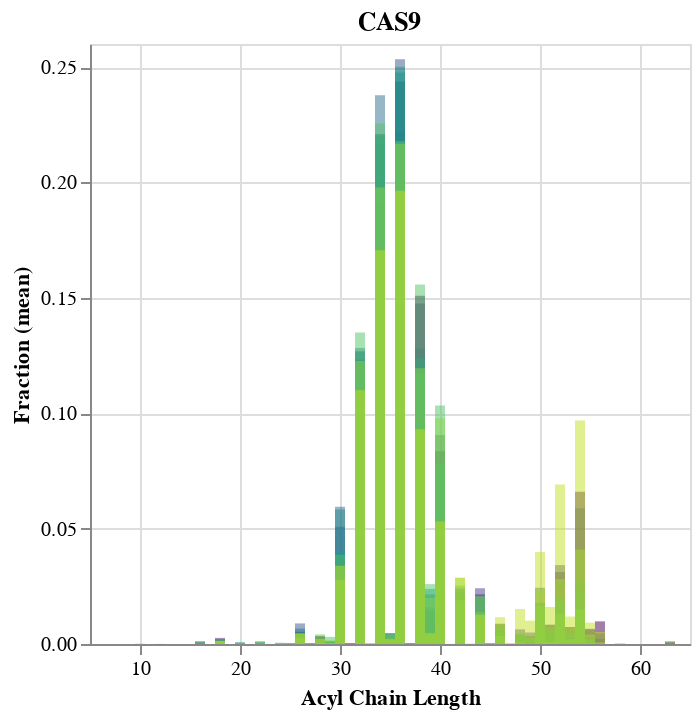

The code cell stored with this chart in its notebook:
### Code cell
a = alt.Chart(ptns).mark_bar(color='#440154', opacity=0.5).encode(
    x='Acyl Chain Length:Q',
    y=alt.Y('CAS9:Q').title('Fraction (mean)'),
    tooltip=['Acyl Chain Length', 'CAS9']
).properties(
    title='CAS9'
)

b = alt.Chart(ptns).mark_bar(color='#482173', opacity=0.5).encode(
    x='Acyl Chain Length:Q',
    y=alt.Y('CAV:Q').title('Fraction (mean)'),
    tooltip=['Acyl Chain Length', 'CAV']
).properties(
    title='CAV'
)

c = alt.Chart(ptns).mark_bar(color='#433e85', opacity=0.5).encode(
    x='Acyl Chain Length:Q',
    y=alt.Y('CAVIN:Q').title('Fraction (mean)'),
    tooltip=['Acyl Chain Length', 'CAVIN']
).properties(
    title='CAVIN'
)

d = alt.Chart(ptns).mark_bar(color='#38588c', opacity=0.5).encode(
    x='Acyl Chain Length:Q',
    y=alt.Y('CERS2-1g:Q').title('Fraction (mean)'),
    tooltip=['Acyl Chain Length', 'CERS2-1g']
).properties(
    title='CERS2-1g'
)

e = alt.Chart(ptns).mark_bar(color='#2d708e', opacity=0.5).encode(
    x='Acyl Chain Length:Q',
    y=alt.Y('CERS2_mg:Q').title('Fraction (mean)'),
    tooltip=['Acyl Chain Length', 'CERS2_mg']
).properties(
    title='CERS2_mg'
)

f = alt.Chart(ptns).mark_bar(color='#25858e', opacity=0.5).encode(
    x='Acyl Chain Length:Q',
    y=alt.Y('CERS5:Q').title('Fraction (mean)'),
    tooltip=['Acyl Chain Length', 'CERS5']
).properties(
    title='CERS5'
)

g = alt.Chart(ptns).mark_bar(color='#1e9b8a', opacity=0.5).encode(
    x='Acyl Chain Length:Q',
    y=alt.Y('Flot2:Q').title('Fraction (mean)'),
    tooltip=['Acyl Chain Length', 'Flot2']
).properties(
    title='Flot2'
)

i = alt.Chart(ptns).mark_bar(color='#52c569', opacity=0.5).encode(
    x='Acyl Chain Length:Q',
    y=alt.Y('SPTLC:Q').title('Fraction (mean)'),
    tooltip=['Acyl Chain Length', 'SPTLC']
).properties(
    title='SPTLC'
)

j = alt.Chart(ptns).mark_bar(color='#86d549', opacity=0.5).encode(
    x='Acyl Chain Length:Q',
    y=alt.Y('UGCG:Q').title('Fraction (mean)'),
    tooltip=['Acyl Chain Length', 'UGCG']
).properties(
    title='UGCG'
)

k = alt.Chart(ptns).mark_bar(color='#c2df23', opacity=0.5).encode(
    x='Acyl Chain Length:Q',
    y=alt.Y('WT:Q').title('Fraction (mean)'),
    tooltip=['Acyl Chain Length', 'WT']
).properties(
    title='WT'
)

layered = a + b + c + d + e + f + g + i + j + k
layered

### Figure 1 — Vega-Lite specification as saved in the notebook (floating-point values rounded to 4 significant figures)
{"config": {"view": {"continuousWidth": 300, "continuousHeight": 300}}, "layer": [{"mark": {"type": "bar", "color": "#440154", "opacity": 0.5}, "encoding": {"tooltip": [{"field": "Acyl Chain Length", "type": "quantitative"}, {"field": "CAS9", "type": "quantitative"}], "x": {"field": "Acyl Chain Length", "type": "quantitative"}, "y": {"field": "CAS9", "title": "Fraction (mean)", "type": "quantitative"}}, "title": "CAS9"}, {"mark": {"type": "bar", "color": "#482173", "opacity": 0.5}, "encoding": {"tooltip": [{"field": "Acyl Chain Length", "type": "quantitative"}, {"field": "CAV", "type": "quantitative"}], "x": {"field": "Acyl Chain Length", "type": "quantitative"}, "y": {"field": "CAV", "title": "Fraction (mean)", "type": "quantitative"}}, "title": "CAV"}, {"mark": {"type": "bar", "color": "#433e85", "opacity": 0.5}, "encoding": {"tooltip": [{"field": "Acyl Chain Length", "type": "quantitative"}, {"field": "CAVIN", "type": "quantitative"}], "x": {"field": "Acyl Chain Length", "type": "quantitative"}, "y": {"field": "CAVIN", "title": "Fraction (mean)", "type": "quantitative"}}, "title": "CAVIN"}, {"mark": {"type": "bar", "color": "#38588c", "opacity": 0.5}, "encoding": {"tooltip": [{"field": "Acyl Chain Length", "type": "quantitative"}, {"field": "CERS2-1g", "type": "quantitative"}], "x": {"field": "Acyl Chain Length", "type": "quantitative"}, "y": {"field": "CERS2-1g", "title": "Fraction (mean)", "type": "quantitative"}}, "title": "CERS2-1g"}, {"mark": {"type": "bar", "color": "#2d708e", "opacity": 0.5}, "encoding": {"tooltip": [{"field": "Acyl Chain Length", "type": "quantitative"}, {"field": "CERS2_mg", "type": "quantitative"}], "x": {"field": "Acyl Chain Length", "type": "quantitative"}, "y": {"field": "CERS2_mg", "title": "Fraction (mean)", "type": "quantitative"}}, "title": "CERS2_mg"}, {"mark": {"type": "bar", "color": "#25858e", "opacity": 0.5}, "encoding": {"tooltip": [{"field": "Acyl Chain Length", "type": "quantitative"}, {"field": "CERS5", "type": "quantitative"}], "x": {"field": "Acyl Chain Length", "type": "quantitative"}, "y": {"field": "CERS5", "title": "Fraction (mean)", "type": "quantitative"}}, "title": "CERS5"}, {"mark": {"type": "bar", "color": "#1e9b8a", "opacity": 0.5}, "encoding": {"tooltip": [{"field": "Acyl Chain Length", "type": "quantitative"}, {"field": "Flot2", "type": "quantitative"}], "x": {"field": "Acyl Chain Length", "type": "quantitative"}, "y": {"field": "Flot2", "title": "Fraction (mean)", "type": "quantitative"}}, "title": "Flot2"}, {"mark": {"type": "bar", "color": "#52c569", "opacity": 0.5}, "encoding": {"tooltip": [{"field": "Acyl Chain Length", "type": "quantitative"}, {"field": "SPTLC", "type": "quantitative"}], "x": {"field": "Acyl Chain Length", "type": "quantitative"}, "y": {"field": "SPTLC", "title": "Fraction (mean)", "type": "quantitative"}}, "title": "SPTLC"}, {"mark": {"type": "bar", "color": "#86d549", "opacity": 0.5}, "encoding": {"tooltip": [{"field": "Acyl Chain Length", "type": "quantitative"}, {"field": "UGCG", "type": "quantitative"}], "x": {"field": "Acyl Chain Length", "type": "quantitative"}, "y": {"field": "UGCG", "title": "Fraction (mean)", "type": "quantitative"}}, "title": "UGCG"}, {"mark": {"type": "bar", "color": "#c2df23", "opacity": 0.5}, "encoding": {"tooltip": [{"field": "Acyl Chain Length", "type": "quantitative"}, {"field": "WT", "type": "quantitative"}], "x": {"field": "Acyl Chain Length", "type": "quantitative"}, "y": {"field": "WT", "title": "Fraction (mean)", "type": "quantitative"}}, "title": "WT"}], "data": {"name": "data-3e833ed40c5b7fcde656f61dd43e3559"}, "$schema": "https://vega.github.io/schema/vega-lite/v5.16.3.json", "datasets": {"data-3e833ed40c5b7fcde656f61dd43e3559": [{"Acyl Chain Length": 10, "CAS9": 0.0, "CAV": 5.417e-05, "CAVIN": 1.825e-06, "CERS2-1g": 0.0, "CERS2_mg": 7.509e-07, "CERS5": 0.0, "Flot2": 0.0, "SPTLC": 3.456e-05, "UGCG": 0.0, "WT": 1.754e-06}, {"Acyl Chain Length": 12, "CAS9": 1.165e-05, "CAV": 2.841e-05, "CAVIN": 4.894e-06, "CERS2-1g": 1.04e-05, "CERS2_mg": 0.0, "CERS5": 0.0, "Flot2": 2.261e-06, "SPTLC": 5.092e-06, "UGCG": 1.434e-05, "WT": 2.821e-06}, {"Acyl Chain Length": 14, "CAS9": 0.0, "CAV": 1.565e-06, "CAVIN": 0.0, "CERS2-1g": 0.0, "CERS2_mg": 0.0, "CERS5": 0.0, "Flot2": 0.0, "SPTLC": 0.0, "UGCG": 0.0, "WT": 0.0}, {"Acyl Chain Length": 16, "CAS9": 1.741e-05, "CAV": 0.001161, "CAVIN": 2.461e-05, "CERS2-1g": 1.15e-05, "CERS2_mg": 0.0002681, "CERS5": 0.0005475, "Flot2": 1.9e-05, "SPTLC": 0.001047, "UGCG": 2.246e-05, "WT": 0.0}, {"Acyl Chain Length": 18, "CAS9": 0.0009444, "CAV": 0.002642, "CAVIN": 0.00157, "CERS2-1g": 0.001876, "CERS2_mg": 0.001442, "CERS5": 0.002131, "Flot2": 0.0005732, "SPTLC": 0.001316, "UGCG": 0.001583, "WT": 0.001328}, {"Acyl Chain Length": 20, "CAS9": 1.184e-05, "CAV": 6.857e-05, "CAVIN": 0.0001441, "CERS2-1g": 2.317e-05, "CERS2_mg": 0.000579, "CERS5": 0.000182, "Flot2": 0.0007487, "SPTLC": 0.0002355, "UGCG": 0.000462, "WT": 2.749e-05}, {"Acyl Chain Length": 22, "CAS9": 0.0001097, "CAV": 0.0001943, "CAVIN": 0.0003184, "CERS2-1g": 0.0001268, "CERS2_mg": 0.00102, "CERS5": 0.0003026, "Flot2": 0.001067, "SPTLC": 0.0002796, "UGCG": 0.0008567, "WT": 6.24e-05}, {"Acyl Chain Length": 24, "CAS9": 6.336e-06, "CAV": 4.162e-05, "CAVIN": 2.31e-05, "CERS2-1g": 6.789e-06, "CERS2_mg": 1.266e-05, "CERS5": 2.028e-05, "Flot2": 0.0005423, "SPTLC": 3.151e-05, "UGCG": 0.0001845, "WT": 5.109e-06}, {"Acyl Chain Length": 25, "CAS9": 0.0001319, "CAV": 0.0001059, "CAVIN": 9.523e-05, "CERS2-1g": 4.606e-05, "CERS2_mg": 5.087e-05, "CERS5": 0.0001416, "Flot2": 9.282e-05, "SPTLC": 1.192e-05, "UGCG": 0.0001374, "WT": 0.0001358}, {"Acyl Chain Length": 26, "CAS9": 0.004975, "CAV": 0.005139, "CAVIN": 0.004129, "CERS2-1g": 0.008928, "CERS2_mg": 0.006667, "CERS5": 0.005383, "Flot2": 0.004861, "SPTLC": 0.002557, "UGCG": 0.004477, "WT": 0.004649}, {"Acyl Chain Length": 27, "CAS9": 0.0001768, "CAV": 0.0001789, "CAVIN": 0.0001953, "CERS2-1g": 0.0001723, "CERS2_mg": 0.0001929, "CERS5": 0.0002264, "Flot2": 0.0001791, "SPTLC": 3.79e-05, "UGCG": 0.0002645, "WT": 0.0003225}, {"Acyl Chain Length": 28, "CAS9": 0.003338, "CAV": 0.002956, "CAVIN": 0.001854, "CERS2-1g": 0.001253, "CERS2_mg": 0.001209, "CERS5": 0.003603, "Flot2": 0.002181, "SPTLC": 0.0006494, "UGCG": 0.004223, "WT": 0.002291}, {"Acyl Chain Length": 29, "CAS9": 0.0009663, "CAV": 0.00115, "CAVIN": 0.000839, "CERS2-1g": 0.000534, "CERS2_mg": 0.001021, "CERS5": 0.0005767, "Flot2": 0.0008865, "SPTLC": 0.003093, "UGCG": 0.001679, "WT": 0.0003464}, {"Acyl Chain Length": 30, "CAS9": 0.02783, "CAV": 0.03687, "CAVIN": 0.03847, "CERS2-1g": 0.05084, "CERS2_mg": 0.05952, "CERS5": 0.05828, "Flot2": 0.04032, "SPTLC": 0.03852, "UGCG": 0.02781, "WT": 0.03388}, {"Acyl Chain Length": 31, "CAS9": 0.0002157, "CAV": 0.0003512, "CAVIN": 0.0002652, "CERS2-1g": 0.0002337, "CERS2_mg": 0.0003814, "CERS5": 0.0002928, "Flot2": 0.0004048, "SPTLC": 0.0001413, "UGCG": 0.0001863, "WT": 0.00027}, {"Acyl Chain Length": 32, "CAS9": 0.114, "CAV": 0.1233, "CAVIN": 0.1076, "CERS2-1g": 0.1266, "CERS2_mg": 0.1269, "CERS5": 0.1282, "Flot2": 0.1146, "SPTLC": 0.135, "UGCG": 0.1227, "WT": 0.11}, {"Acyl Chain Length": 33, "CAS9": 3.288e-05, "CAV": 4.836e-05, "CAVIN": 1.803e-05, "CERS2-1g": 2.614e-05, "CERS2_mg": 5.315e-05, "CERS5": 1.566e-05, "Flot2": 6.871e-05, "SPTLC": 2.324e-05, "UGCG": 7.375e-05, "WT": 1.854e-05}, {"Acyl Chain Length": 34, "CAS9": 0.1905, "CAV": 0.2211, "CAVIN": 0.1869, "CERS2-1g": 0.2164, "CERS2_mg": 0.2378, "CERS5": 0.2202, "Flot2": 0.2199, "SPTLC": 0.2255, "UGCG": 0.1979, "WT": 0.1706}, {"Acyl Chain Length": 35, "CAS9": 0.002377, "CAV": 0.002791, "CAVIN": 0.002735, "CERS2-1g": 0.00425, "CERS2_mg": 0.004631, "CERS5": 0.003144, "Flot2": 0.004778, "SPTLC": 0.002744, "UGCG": 0.004196, "WT": 0.002069}, {"Acyl Chain Length": 36, "CAS9": 0.2221, "CAV": 0.2435, "CAVIN": 0.2155, "CERS2-1g": 0.2534, "CERS2_mg": 0.2439, "CERS5": 0.2477, "Flot2": 0.2501, "SPTLC": 0.218, "UGCG": 0.2168, "WT": 0.1964}, {"Acyl Chain Length": 37, "CAS9": 0.0002171, "CAV": 0.0002959, "CAVIN": 0.000131, "CERS2-1g": 0.0001655, "CERS2_mg": 0.0001471, "CERS5": 0.0001081, "Flot2": 0.000134, "SPTLC": 0.0001967, "UGCG": 0.0004095, "WT": 0.0001367}, {"Acyl Chain Length": 38, "CAS9": 0.1509, "CAV": 0.1476, "CAVIN": 0.128, "CERS2-1g": 0.1222, "CERS2_mg": 0.1154, "CERS5": 0.1239, "Flot2": 0.1176, "SPTLC": 0.1558, "UGCG": 0.1195, "WT": 0.0931}, {"Acyl Chain Length": 39, "CAS9": 0.01365, "CAV": 0.008185, "CAVIN": 0.01508, "CERS2-1g": 0.01474, "CERS2_mg": 0.02148, "CERS5": 0.016, "Flot2": 0.0239, "SPTLC": 0.02596, "UGCG": 0.01998, "WT": 0.004678}, {"Acyl Chain Length": 40, "CAS9": 0.07102, "CAV": 0.08328, "CAVIN": 0.08371, "CERS2-1g": 0.09059, "CERS2_mg": 0.07707, "CERS5": 0.07427, "Flot2": 0.07817, "SPTLC": 0.1034, "UGCG": 0.09779, "WT": 0.05308}, {"Acyl Chain Length": 41, "CAS9": 1.623e-05, "CAV": 1.263e-05, "CAVIN": 4.015e-06, "CERS2-1g": 1.032e-05, "CERS2_mg": 8.306e-06, "CERS5": 7.877e-06, "Flot2": 6.063e-06, "SPTLC": 2.539e-06, "UGCG": 1.57e-05, "WT": 7.293e-06}, {"Acyl Chain Length": 42, "CAS9": 0.02247, "CAV": 0.0193, "CAVIN": 0.02408, "CERS2-1g": 0.02284, "CERS2_mg": 0.02115, "CERS5": 0.02396, "Flot2": 0.02528, "SPTLC": 0.01888, "UGCG": 0.02875, "WT": 0.02862}, {"Acyl Chain Length": 43, "CAS9": 2.546e-05, "CAV": 1.849e-05, "CAVIN": 8.251e-07, "CERS2-1g": 9.527e-06, "CERS2_mg": 5.364e-06, "CERS5": 1.572e-05, "Flot2": 7.491e-06, "SPTLC": 0.0, "UGCG": 2.373e-05, "WT": 1.866e-05}, {"Acyl Chain Length": 44, "CAS9": 0.01288, "CAV": 0.02151, "CAVIN": 0.02416, "CERS2-1g": 0.01191, "CERS2_mg": 0.02013, "CERS5": 0.009656, "Flot2": 0.02018, "SPTLC": 0.01391, "UGCG": 0.02071, "WT": 0.01271}, {"Acyl Chain Length": 45, "CAS9": 5.03e-05, "CAV": 4.071e-05, "CAVIN": 2.569e-05, "CERS2-1g": 7.647e-05, "CERS2_mg": 0.0001244, "CERS5": 0.0001211, "Flot2": 0.0001303, "SPTLC": 2.652e-05, "UGCG": 5.953e-06, "WT": 3.703e-05}, {"Acyl Chain Length": 46, "CAS9": 0.00849, "CAV": 0.004998, "CAVIN": 0.008789, "CERS2-1g": 0.006108, "CERS2_mg": 0.004805, "CERS5": 0.00633, "Flot2": 0.007897, "SPTLC": 0.003535, "UGCG": 0.008582, "WT": 0.01162}, {"Acyl Chain Length": 47, "CAS9": 8.989e-07, "CAV": 0.0001799, "CAVIN": 4.129e-06, "CERS2-1g": 0.0, "CERS2_mg": 2.896e-06, "CERS5": 3.674e-06, "Flot2": 2.995e-06, "SPTLC": 5.701e-06, "UGCG": 1.326e-05, "WT": 2.128e-06}, {"Acyl Chain Length": 48, "CAS9": 0.004332, "CAV": 0.001705, "CAVIN": 0.006352, "CERS2-1g": 0.003401, "CERS2_mg": 0.003569, "CERS5": 0.003517, "Flot2": 0.004433, "SPTLC": 0.0006364, "UGCG": 0.004693, "WT": 0.01518}, {"Acyl Chain Length": 49, "CAS9": 0.003251, "CAV": 0.001586, "CAVIN": 0.00497, "CERS2-1g": 0.002299, "CERS2_mg": 0.001538, "CERS5": 0.00236, "Flot2": 0.002929, "SPTLC": 0.0, "UGCG": 0.002945, "WT": 0.01014}, {"Acyl Chain Length": 50, "CAS9": 0.01479, "CAV": 0.01784, "CAVIN": 0.02435, "CERS2-1g": 0.01628, "CERS2_mg": 0.0146, "CERS5": 0.01672, "Flot2": 0.01724, "SPTLC": 0.01667, "UGCG": 0.0236, "WT": 0.03985}, {"Acyl Chain Length": 51, "CAS9": 0.008049, "CAV": 0.003653, "CAVIN": 0.008392, "CERS2-1g": 0.004654, "CERS2_mg": 0.004255, "CERS5": 0.004992, "Flot2": 0.006079, "SPTLC": 0.0009041, "UGCG": 0.007687, "WT": 0.01606}, {"Acyl Chain Length": 52, "CAS9": 0.0312, "CAV": 0.01326, "CAVIN": 0.03419, "CERS2-1g": 0.0155, "CERS2_mg": 0.01199, "CERS5": 0.01832, "Flot2": 0.01994, "SPTLC": 0.0133, "UGCG": 0.02813, "WT": 0.06916}, {"Acyl Chain Length": 53, "CAS9": 0.007292, "CAV": 0.003066, "CAVIN": 0.007273, "CERS2-1g": 0.002983, "CERS2_mg": 0.002273, "CERS5": 0.003762, "Flot2": 0.004632, "SPTLC": 0.002117, "UGCG": 0.007107, "WT": 0.01191}, {"Acyl Chain Length": 54, "CAS9": 0.066, "CAV": 0.02617, "CAVIN": 0.05887, "CERS2-1g": 0.0194, "CERS2_mg": 0.01572, "CERS5": 0.02236, "Flot2": 0.02733, "SPTLC": 0.01498, "UGCG": 0.0409, "WT": 0.09683}, {"Acyl Chain Length": 55, "CAS9": 0.006568, "CAV": 0.002937, "CAVIN": 0.006314, "CERS2-1g": 0.001611, "CERS2_mg": 0.0, "CERS5": 0.002163, "Flot2": 0.002387, "SPTLC": 0.0004092, "UGCG": 0.004077, "WT": 0.009278}, {"Acyl Chain Length": 56, "CAS9": 0.009812, "CAV": 0.002269, "CAVIN": 0.004605, "CERS2-1g": 3.975e-05, "CERS2_mg": 3.068e-05, "CERS5": 0.0005221, "Flot2": 0.0002734, "SPTLC": 3.38e-05, "UGCG": 0.0006815, "WT": 0.005178}, {"Acyl Chain Length": 57, "CAS9": 1.675e-06, "CAV": 0.0, "CAVIN": 2.074e-06, "CERS2-1g": 0.0, "CERS2_mg": 0.0, "CERS5": 0.0, "Flot2": 0.0, "SPTLC": 0.0, "UGCG": 0.0, "WT": 3.66e-06}, {"Acyl Chain Length": 58, "CAS9": 0.0001335, "CAV": 2.439e-06, "CAVIN": 0.0, "CERS2-1g": 0.0, "CERS2_mg": 0.0, "CERS5": 0.0, "Flot2": 0.0, "SPTLC": 0.0, "UGCG": 1.044e-05, "WT": 1.388e-05}, {"Acyl Chain Length": 63, "CAS9": 0.001096, "CAV": 0.0004974, "CAVIN": 0.0, "CERS2-1g": 0.0005037, "CERS2_mg": 0.0, "CERS5": 0.0, "Flot2": 0.0, "SPTLC": 0.0, "UGCG": 0.0009206, "WT": 0.0}]}}
